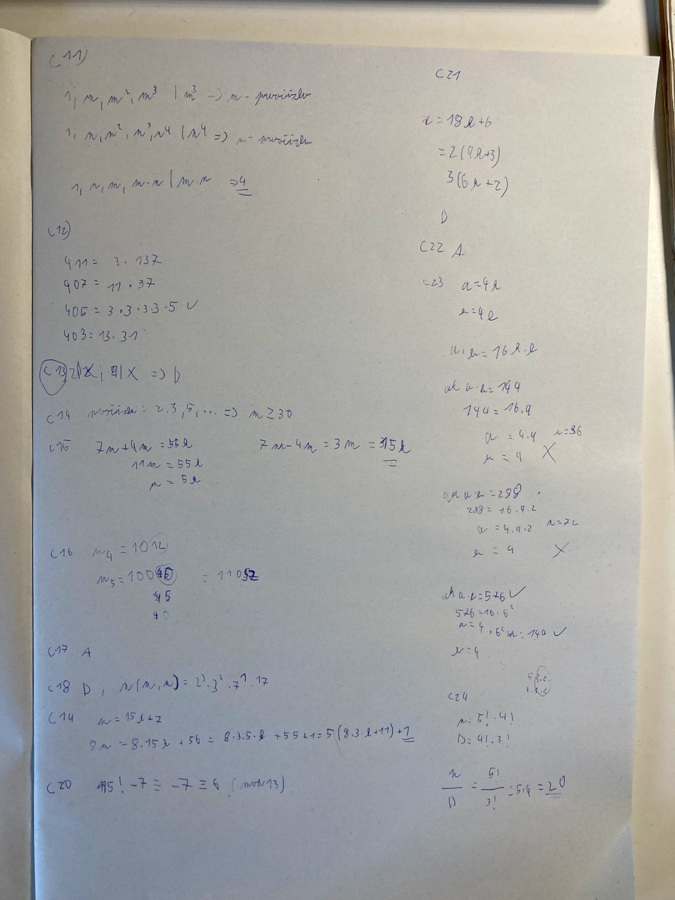
#> input picture 2. vlna/Veľké úlohy/Analýza obrázkov/public_tests/notes/notes0.jpg, 675 x 900 px; its folder holds 4 pictures in this run
$ python notes.py
#> lines starting #> are read from the running program, lines starting #| are printed output that depends on the picture; after the words box and inside, x2 and y2 are one past the last pixel; in counts of white or black regions, pixels touching at a corner belong together
import numpy as np
import cv2 as cv

f = open("notes.txt", "a")

def pixCount(img, color_lower, color_upper):
    mask = cv.inRange(img, color_lower, color_upper)
    pocet_pixelov = cv.countNonZero(mask)
    return round(pocet_pixelov/(len(img) * len(img[0])) * 100, 2)

def show_mask(img, color_lower, color_upper):
    mask = cv.inRange(img, color_lower, color_upper)

    cv.imshow("img", img)
    cv.imshow("mask", mask)
    cv.waitKey(0)
    cv.destroyAllWindows()

        # B    G    R
lower = (120, 140, 150)
upper = (255, 255, 255) #white

sum = 0
print("notes", file=f)
for i in range(6):
    img = cv.imread(f"public_tests/notes/notes{str(i)}.jpg")
#> img is the input picture: shape (900, 675, 3); mean B, G, R 162.1, 164.9, 165.1
    show_mask(img, lower, upper)
#> in show_mask, `mask = cv.inRange(img, color_lower, color_upper)`:
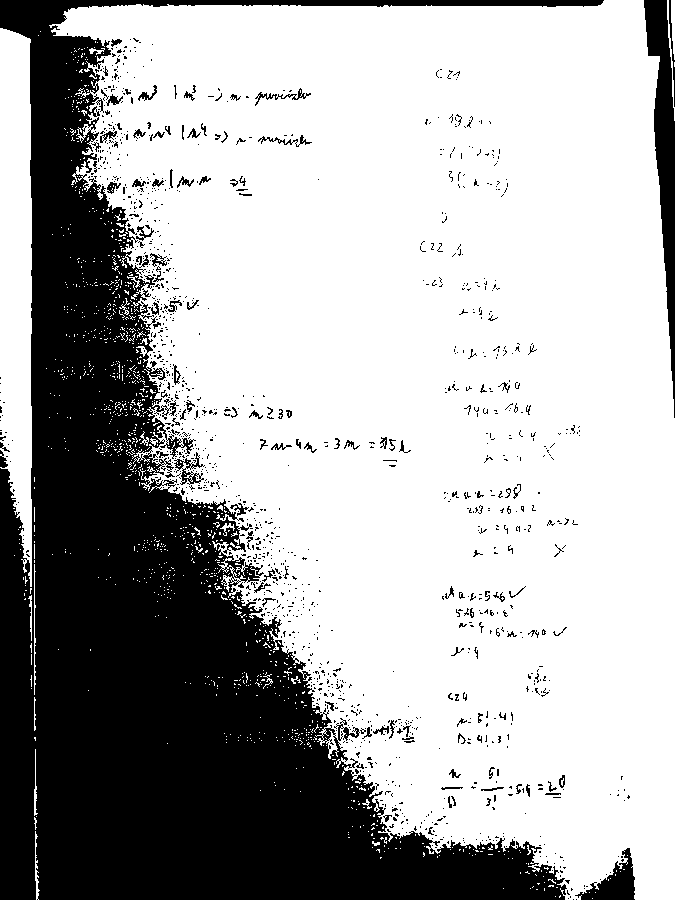
#> mask: shape (900, 675); 67.6% white; 1324 black regions (1204 under 20 px), largest, box (x1, y1, x2, y2) and area: (0, 0, 604, 900) 180253, (644, 0, 675, 418) 5300, (575, 848, 635, 900) 1331

    print(pixCount(img, lower, upper), file=f)
#> in pixCount, `pocet_pixelov = cv.countNonZero(mask)`: pocet_pixelov = 410968
    sum += pixCount(img, lower, upper)
#> sum = 67.65
#> pass 2 of the loop `for i in range(6):`:
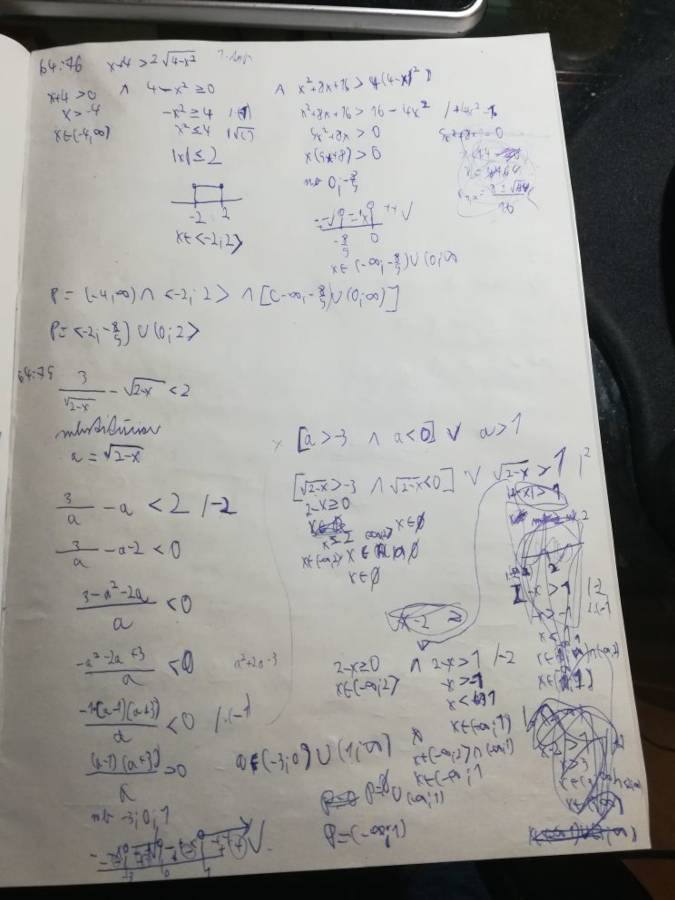
#> input picture 2. vlna/Veľké úlohy/Analýza obrázkov/public_tests/notes/notes1.jpg, 675 x 900 px
#> img is the input picture: shape (900, 675, 3); mean B, G, R 149.3, 152.2, 153.2
#> in show_mask (call 2), `mask = cv.inRange(img, color_lower, color_upper)`:
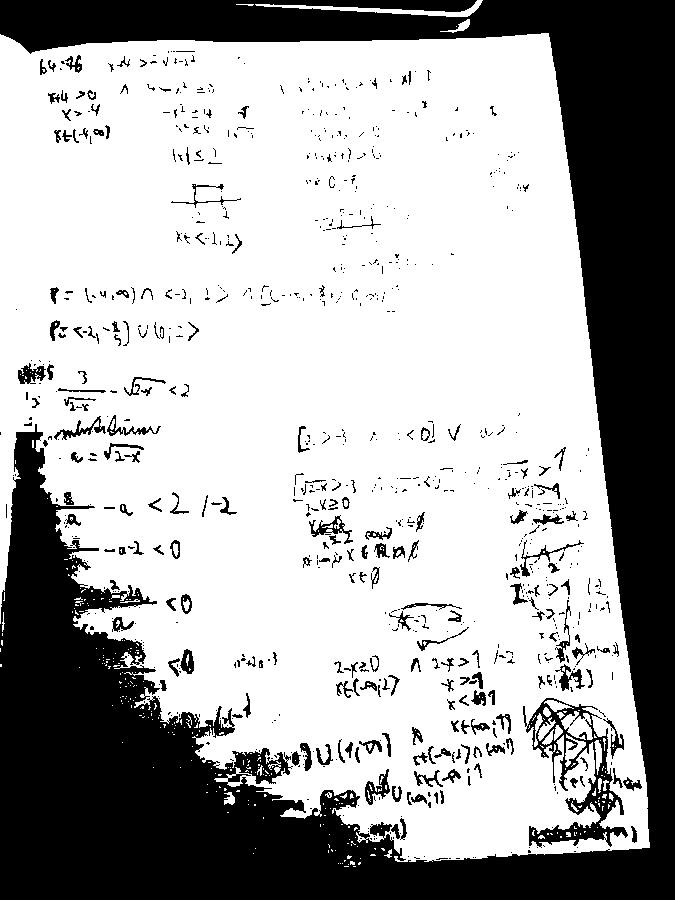
#> mask: shape (900, 675); 67% white; 879 black regions (651 under 20 px), largest, box (x1, y1, x2, y2) and area: (0, 0, 675, 900) 178734, (523, 698, 628, 848) 4183, (365, 769, 390, 805) 343
#> sum = 134.7
#> pass 3 of the loop `for i in range(6):`:
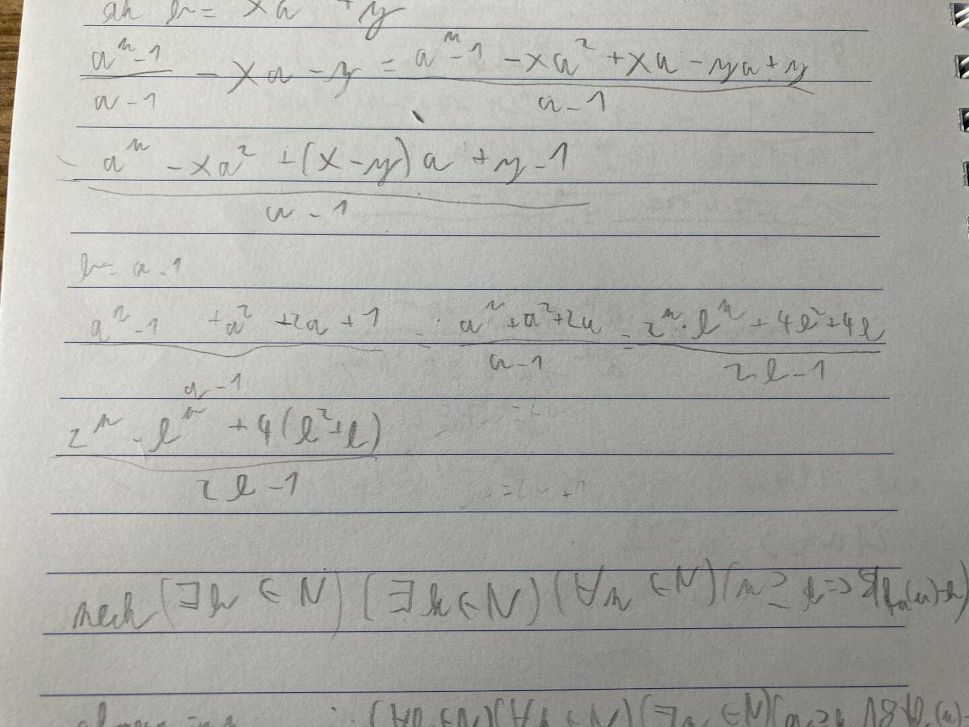
#> input picture 2. vlna/Veľké úlohy/Analýza obrázkov/public_tests/notes/notes2.jpg, 969 x 727 px
#> img is the input picture: shape (727, 969, 3); mean B, G, R 166.2, 170.8, 171.2
#> in show_mask (call 3), `mask = cv.inRange(img, color_lower, color_upper)`:
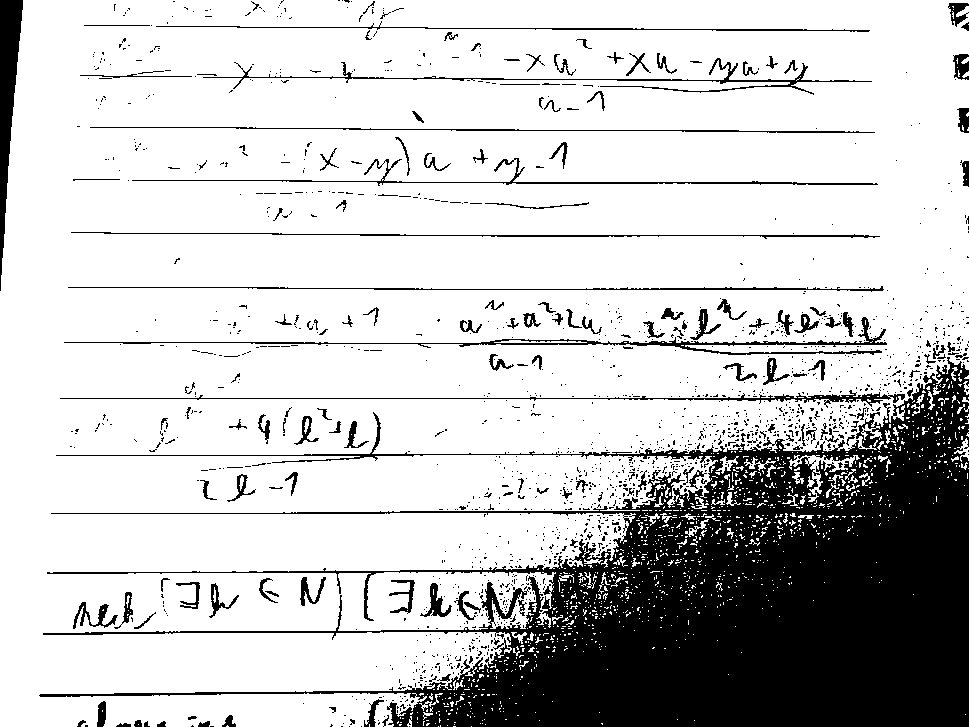
#> mask: shape (727, 969); 78.7% white; 1530 black regions (1376 under 20 px), largest, box (x1, y1, x2, y2) and area: (39, 357, 969, 727) 119631, (0, 0, 23, 291) 3184, (64, 317, 887, 355) 2394
#> sum = 213.3
#> (the run stopped early here; a loop or call above may not have finished)
